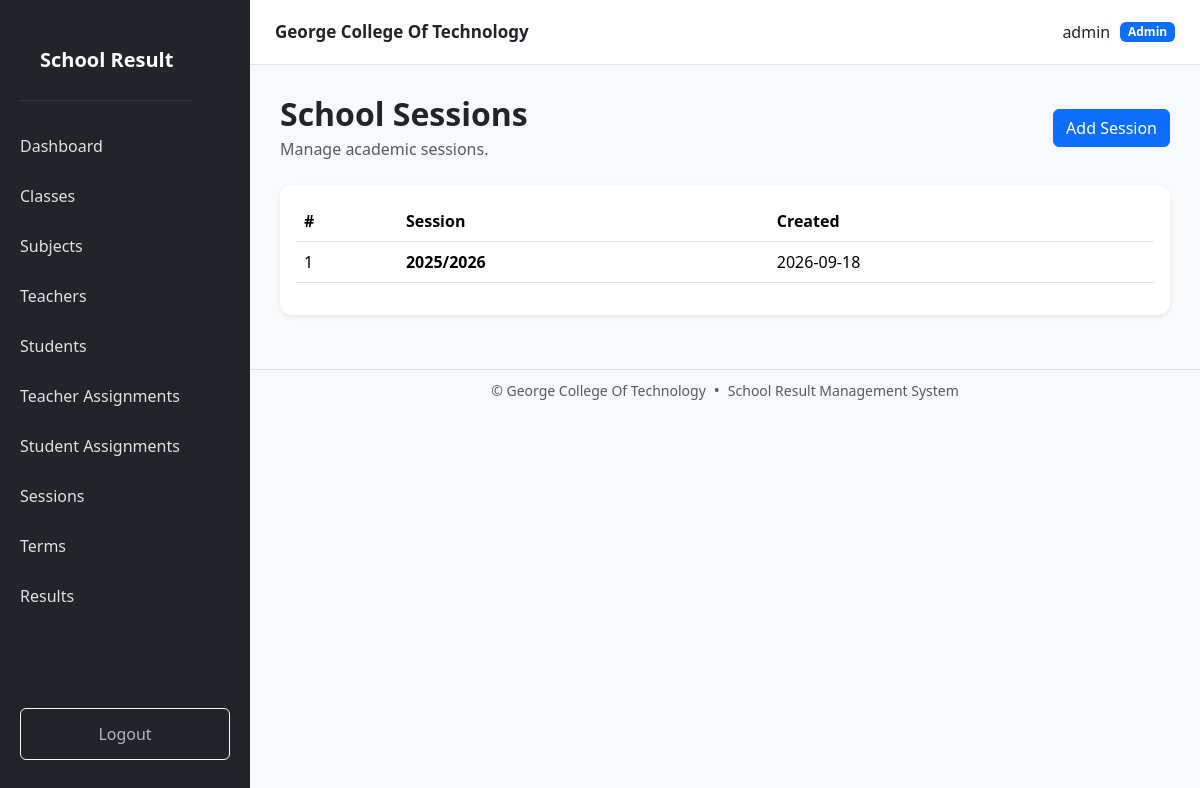
The page /sessions/ (signed in) on the database as committed earlier.
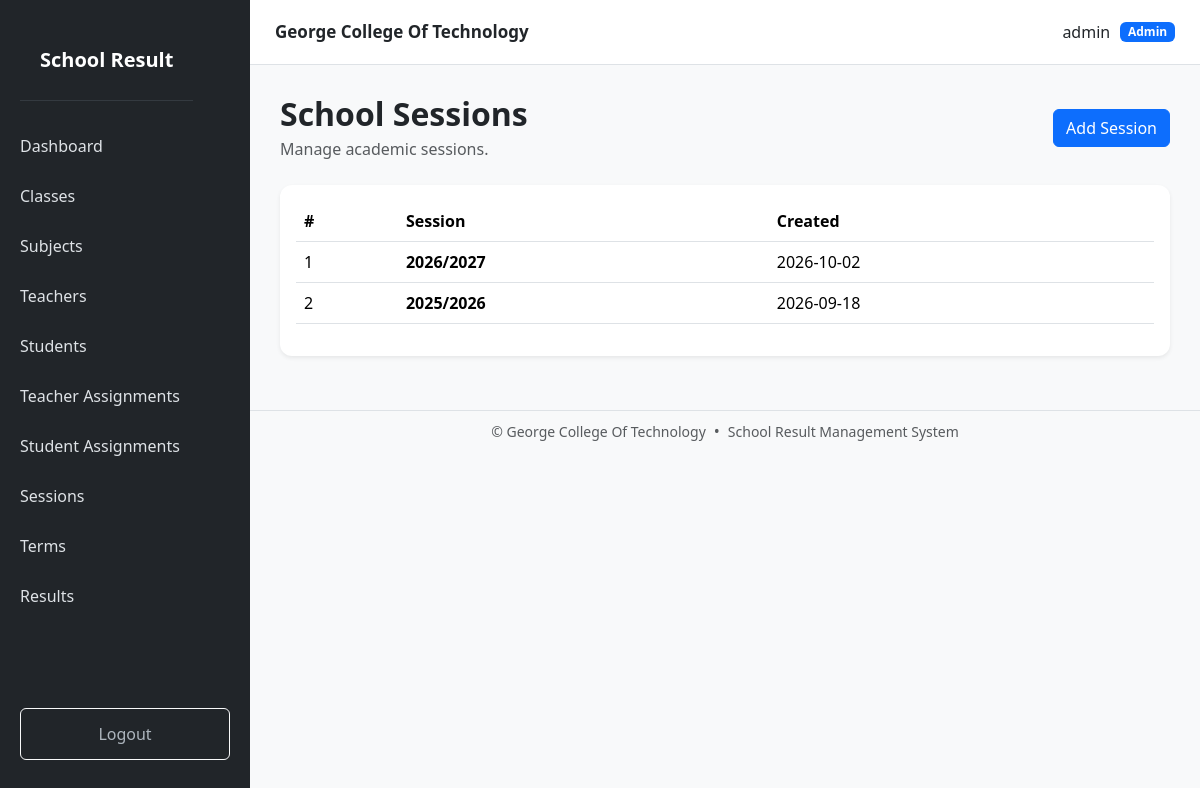
The same page on the database as committed later.
### models.py (models this page shows)
class SchoolSession(db.Model):
    __tablename__ = "school_sessions"
    id = db.Column(
        db.Integer,
        primary_key=True
    )
    year = db.Column(
        db.String(100),
        unique=True,
        nullable=False
    )
    created_at = db.Column(
        db.DateTime,
        server_default=db.func.now()
    )
    results = db.relationship(
        "Result",
        back_populates="session"
    )

### routes/session.py (the view, shortened to what this page needs)
@session.route("/")
@login_required
def list_sessions():
    sessions = SchoolSession.query.order_by(
        SchoolSession.year.desc()
    ).all()
    return render_template(
        "session/list.html",
        sessions=sessions
    )

### templates/session/list.html (shortened to what this page needs)
{% extends "base.html" %}
{% block content %}
<div class="d-flex justify-content-between align-items-center mb-4">
    <div>
        <h2 class="fw-bold mb-1">
            School Sessions
        </h2>
        <p class="text-muted mb-0">
            Manage academic sessions.
        </p>
    </div>
    {% if current_user.role == "admin" %}
    <a
        href="{{ url_for('session.create_session') }}"
        class="btn btn-primary"
    >
        Add Session
    </a>
    {% endif %}
</div>
<div class="card shadow-sm border-0">
    <div class="card-body">
        <div class="table-responsive">
            <table class="table table-hover align-middle">
                <thead>
                    <tr>
                        <th>#</th>
                        <th>Session</th>
                        <th>Created</th>
                    </tr>
                </thead>
                <tbody>
                    {% for item in sessions %}
                    <tr>
                        <td>
                            {{ loop.index }}
                        </td>
                        <td>
                            <strong>
                                {{ item.year }}
                            </strong>
                        </td>
                        <td>
                            {{ item.created_at.strftime('%Y-%m-%d') if item.created_at else '-' }}
                        </td>
                    </tr>
                    {% endfor %}
                </tbody>
            </table>
        </div>
    </div>
</div>
{% endblock %}

Rows that differ between the two databases and show on the page:
added SchoolSession: year "2026/2027", created_at "2026-10-02"
